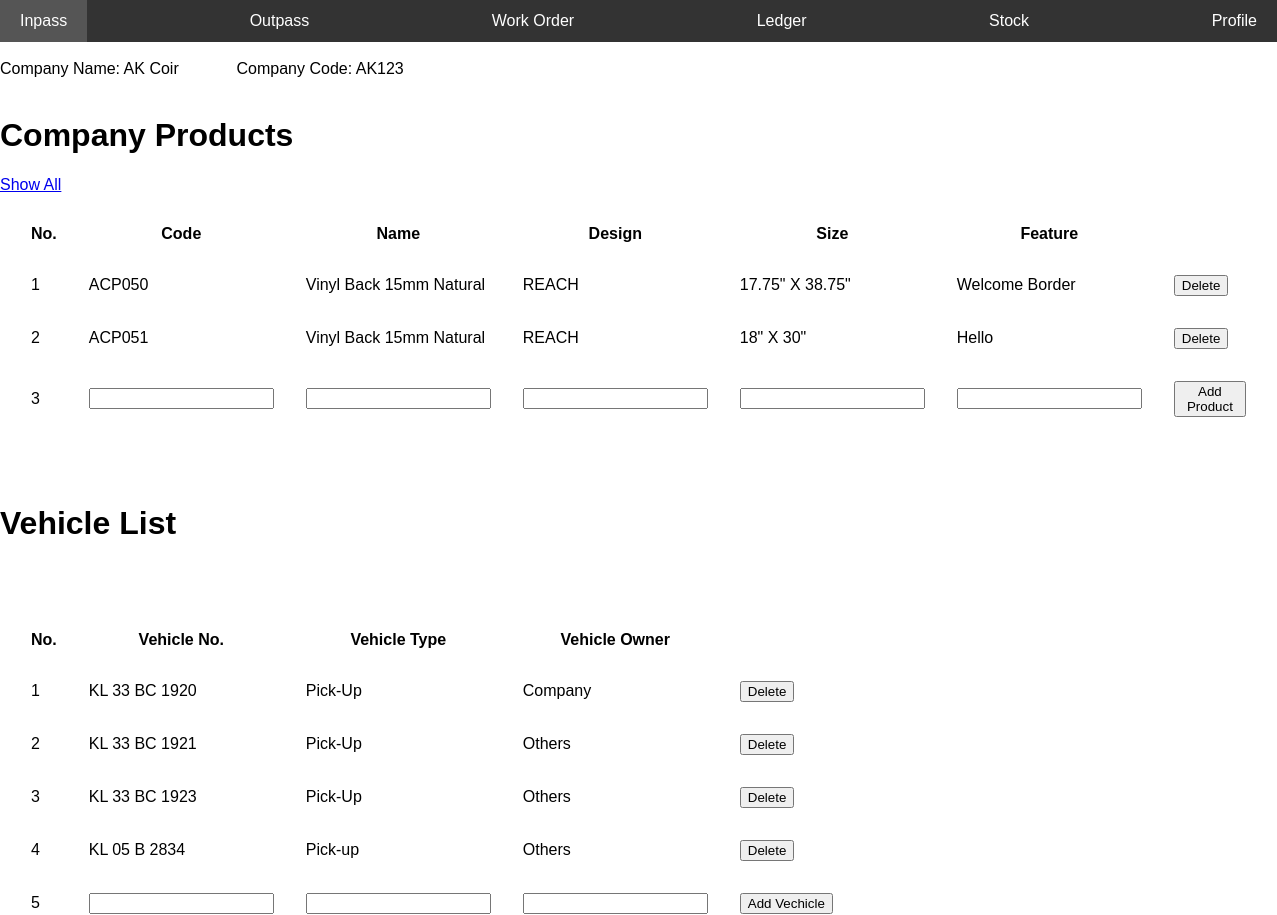
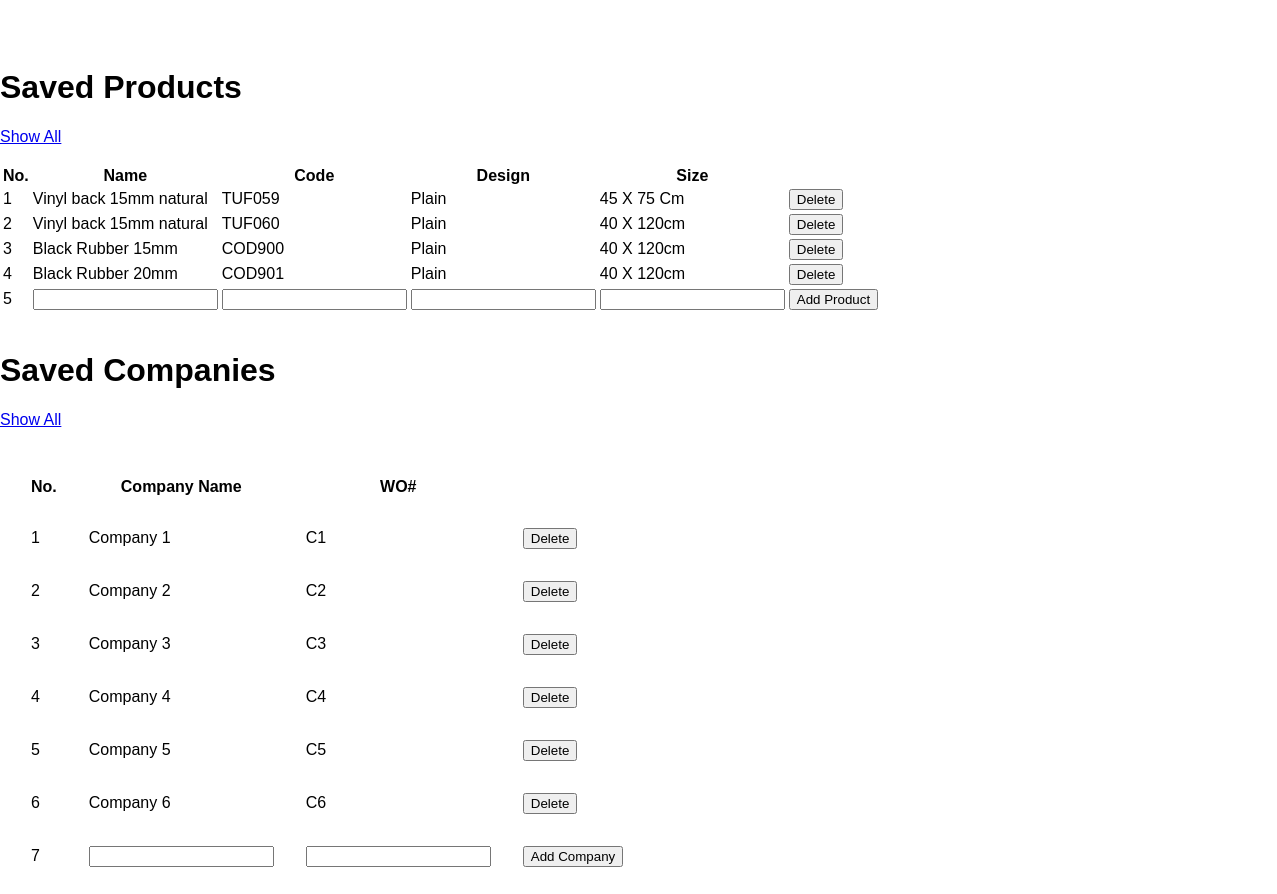
The app's page /profile.php with its own data (2 pictures, top to bottom).
### tables this page shows
CREATE TABLE IF NOT EXISTS `profile` (
  `name` varchar(50) NOT NULL,
  `wo` varchar(25) NOT NULL
);

CREATE TABLE IF NOT EXISTS `company_products` (
  `id` int NOT NULL AUTO_INCREMENT,
  `code` varchar(25) NOT NULL,
  `name` varchar(50) NOT NULL,
  `design` varchar(25) NOT NULL,
  `size` varchar(25) NOT NULL,
  `features` varchar(25) NOT NULL DEFAULT 'none',
  PRIMARY KEY (`id`)
);

CREATE TABLE IF NOT EXISTS `vehicles` (
  `type` varchar(50) NOT NULL,
  `number` varchar(50) NOT NULL,
  `owner` varchar(50) NOT NULL
);

CREATE TABLE IF NOT EXISTS `products` (
  `name` varchar(125) NOT NULL,
  `code` varchar(125) NOT NULL,
  `design` varchar(25) NOT NULL,
  `size` varchar(25) NOT NULL,
  `type` varchar(10) NOT NULL DEFAULT 'finished'
);

CREATE TABLE IF NOT EXISTS `company` (
  `id` int NOT NULL AUTO_INCREMENT,
  `name` varchar(50) NOT NULL,
  `code` varchar(25) NOT NULL,
  PRIMARY KEY (`id`)
);

### profile.php (the view, shortened to what this page needs)
<?php
include 'conn.php';
include 'nav.php';
?>
<?php
$sql = "SELECT * from profile";
$retval = mysqli_query($conn, $sql);
$name = "";
$wo = "";
while ($row = $retval->fetch_assoc()) {
    $name = $row['name'];
    $wo = $row['wo'];
}
$sql = "SELECT * from vehicles";
$retval2 = mysqli_query($conn, $sql);
$sql2 = "SELECT * from company Order by name LIMIT 10";
$retval3 = mysqli_query($conn, $sql2);
$sql4 = "SELECT * from company_products LIMIT 10";
$retval4 = mysqli_query($conn, $sql4);
$sql5 = "SELECT * from products LIMIT 10";
$retval5 = mysqli_query($conn, $sql5);
?>
<html>
<body> <br>
    Company Name:
    <?php echo $name ?> &nbsp; &nbsp; &nbsp; &nbsp; &nbsp; &nbsp;
    Company Code:
    <?php echo $wo ?> <br> <br>
    <h1>Company Products</h1>
    <a href="compproductshowall.php?f=0" target="_blank">Show All</a>
    <table style="border-spacing: 30px;">
            <thead>
                <th>No.</th>
                <th>Code</th>
                <th>Name</th>
                <th>Design</th>
                <th>Size</th>
                <th>Feature</th>
                <th></th>
            </thead>
            <tbody>
                <?php
                $i = 1;
                while ($row = mysqli_fetch_assoc($retval4)) {
                    echo "
                    <form method='POST'>
                    <tr>
                    <td>
                    $i
                    </td>
                    <td>
                    {$row['code']}
                    </td>
                    <td>
                    {$row['name']}
                    </td>
                    <td>
                    {$row['design']}
                    </td>
                    <td>
                    {$row['size']}
                    </td>
                    <td>
                    {$row['features']}
                    </td>
                    <td>
                    <form method='post' id='delete_company_product' name='delete_company_product'>
                    <input type='hidden' name='id' value='{$row['code']}'>
                    <input type='submit' id='delete_company_product' name='delete_company_product' value='Delete'>
                    </form>
                    </td>
                    </tr>
                    </form>
                    ";
                    $i = $i + 1;
                }
                ?>
                <tr>
                    <form method="post">
                        <td>
                            <?php echo $i ?>
                        </td>
                        <td><input type="text" required name="code"></td>
                        <td><input type="text" required name="name"></td>
                        <td><input type="text" required name="design"></td>
                        <td><input type="text" required name="size"></td>
                        <td><input type="text" name="features"></td>
                        <td><button name="add_company_product">Add Product</button></td>
                    </form>
                </tr>
            </tbody>
        </table>
        <br> <br>
    <h1>Vehicle List</h1> <br> <br>
    <table style="border-spacing: 30px;">
        <thead>
            <th>No.</th>
            <th>Vehicle No.</th>
            <th>Vehicle Type</th>
            <th>Vehicle Owner</th>
            <th></th>
        </thead>
        <tbody>
            <?php
            $i = 1;
            while ($row = mysqli_fetch_assoc($retval2)) {
                echo "
                    <tr>
                    <td>
                    $i
                    </td>
                    <td>
                    {$row['number']}
                    </td>
                    <td>
                    {$row['type']}
                    </td>
                    <td>
                    {$row['owner']}
                    </td>
                    <td>
                    <form method='post' id='delete_vehicle' name='delete_vehicle'>
                    <input type='hidden' name='id' value='{$row['number']}'>
                    <input type='submit' id='delete_vehicle' name='delete_vehicle' value='Delete'>
                    </form>
                    </td>
                    </tr>
                    ";
                $i = $i + 1;
            }
            ?>
            <tr>
                <form method="post">
                    <td>
                        <?php echo $i ?>
                    </td>
                    <td><input type="text" required name="no"></td>
                    <td><input type="text" required name="type"></td>
                    <td><input type="text" required name="owner"></td>
                    <td><button name="add_vehicle">Add Vechicle</button></td>
                </form>
            </tr>
        </tbody>
    </table>
    <br>
    <h1>Saved Products</h1>
    <a href='savedproductshowall.php?f=0' target="_blank">Show All</a> <br> <br>
        <table>
            <thead>
                <th>No.</th>
                <th>Name</th>
                <th>Code</th>
                <th>Design</th>
                <th>Size</th>
                <th></th>
            </thead>
            <tbody>
                <?php
                $i = 1;
                while ($row = mysqli_fetch_assoc($retval5)) {
                    echo "
                    <form method='POST'>
                    <tr>
                    <td>
                    $i
                    </td>
                    <td>
                    {$row['name']}
                    </td>
                    <td>
                    {$row['code']}
                    </td>
                    <td>
                    {$row['design']}
                    </td>
                    <td>
                    {$row['size']}
                    </td>
                    <td>
                    <form method='post' id='delete_product' name='delete_product'>
                    <input type='hidden' name='id' value='{$row['code']}'>
                    <input type='submit' id='delete_product' name='delete_product' value='Delete'>
                    </form>
                    </td>
                    </tr>
                    </form>
                    ";
                    $i = $i + 1;
                }
                ?>
                <tr>
                    <form method="post">
                        <td>
                            <?php echo $i ?>
                        </td>
                        <td><input type="text" required name="name"></td>
                        <td><input type="text" required name="code"></td>
                        <td><input type="text" required name="design"></td>
                        <td><input type="text" required name="size"></td>
                        <td><button name="add">Add Product</button></td>
                    </form>
                </tr>
            </tbody>
        </table>
<br>
    <h1>Saved Companies</h1>
    <a href="savedcompshowall.php?f=0" target="_blank">Show All</a> <br> <br>
    <table style="border-spacing: 30px;">
        <thead>
            <th>No.</th>
            <th>Company Name</th>
            <th>WO#</th>
            <th></th>
        </thead>
        <tbody>
            <?php
            $i = 1;
            while ($row = mysqli_fetch_assoc($retval3)) {
                echo "
                    <form method='POST'>
                    <tr>
                    <td>
                    $i
                    </td>
                    <td>
                    {$row['name']}
                    </td>
                    <td>
                    {$row['code']}
                    </td>
                    <td>
                    <form method='post' id='delete_company' name='delete_company'>
                    <input type='hidden' name='id' value='{$row['code']}'>
                    <input type='submit' id='delete_company' name='delete_company' value='Delete'>
                    </form>
                    </td>
                    </tr>
                    </form>
                    ";
                $i = $i + 1;
            }
            ?>
            <tr>
                <form method="post">
                    <td>
                        <?php echo $i ?>
                    </td>
                    <td><input type="text" required name="name"></td>
                    <td><input type="text" required name="code"></td>
                    <td><button name="add_company">Add Company</button></td>
                </form>
            </tr>
        </tbody>
    </table>
</body>
</html>

### nav.php (style rules this page uses)
body { margin: 0; padding: 0; font-family: Arial, sans-serif; }

### records on screen
profile: name "AK Coir", wo "AK123"
company_products: code "ACP050", name "Vinyl Back 15mm Natural", design "REACH", size "17.75\" X 38.75\"", features "Welcome Border"
company_products: code "ACP051", name "Vinyl Back 15mm Natural", design "REACH", size "18\" X 30\"", features "Hello"
vehicles: number "KL 33 BC 1920", type "Pick-Up", owner "Company"
vehicles: number "KL 33 BC 1921", type "Pick-Up", owner "Others"
vehicles: number "KL 33 BC 1923", type "Pick-Up", owner "Others"
vehicles: number "KL 05 B 2834", type "Pick-up", owner "Others"
products: name "Vinyl back 15mm natural", code "TUF059", design "Plain", size "45 X 75 Cm"
products: name "Vinyl back 15mm natural", code "TUF060", design "Plain", size "40 X 120cm"
products: name "Black Rubber 15mm", code "COD900", design "Plain", size "40 X 120cm"
products: name "Black Rubber 20mm", code "COD901", design "Plain", size "40 X 120cm"
company: name "Company 1", code "C1"
company: name "Company 2", code "C2"
company: name "Company 3", code "C3"
company: name "Company 4", code "C4"
company: name "Company 5", code "C5"
company: name "Company 6", code "C6"

### other values on screen
$i "3"
$i "5"
$i "7"
